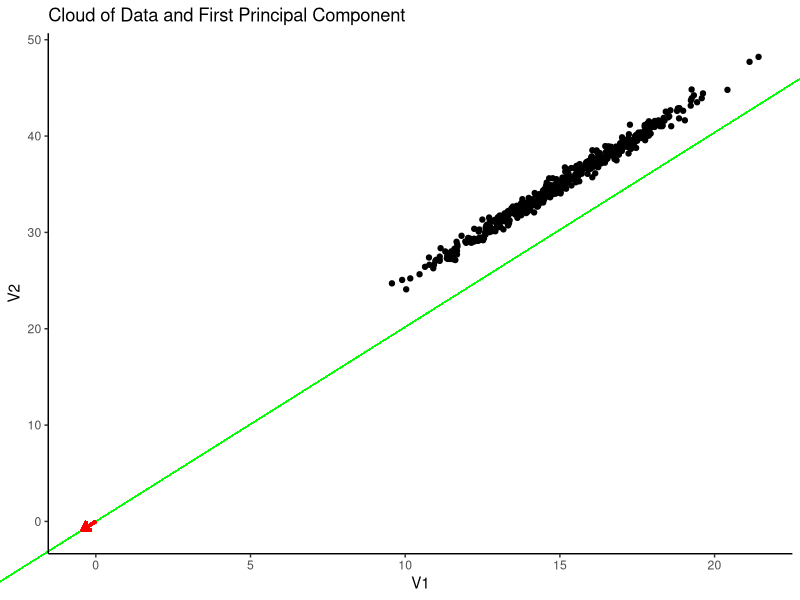
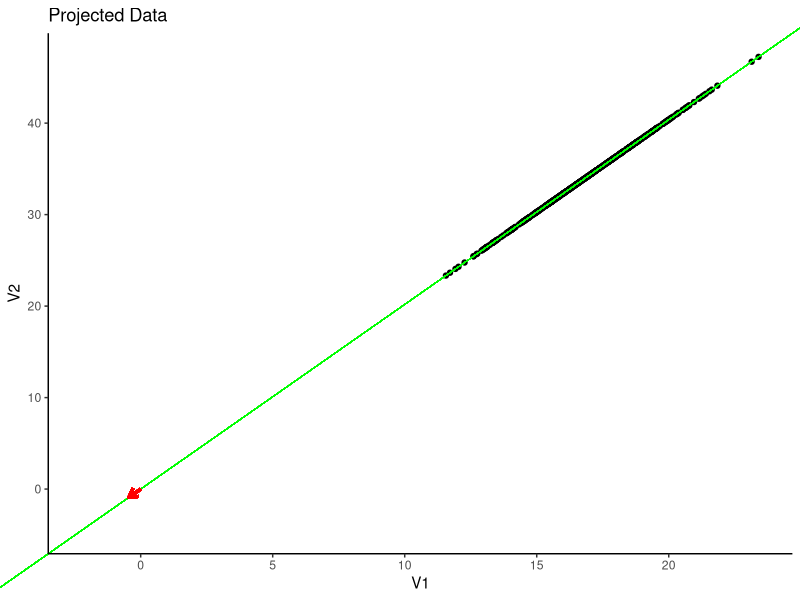
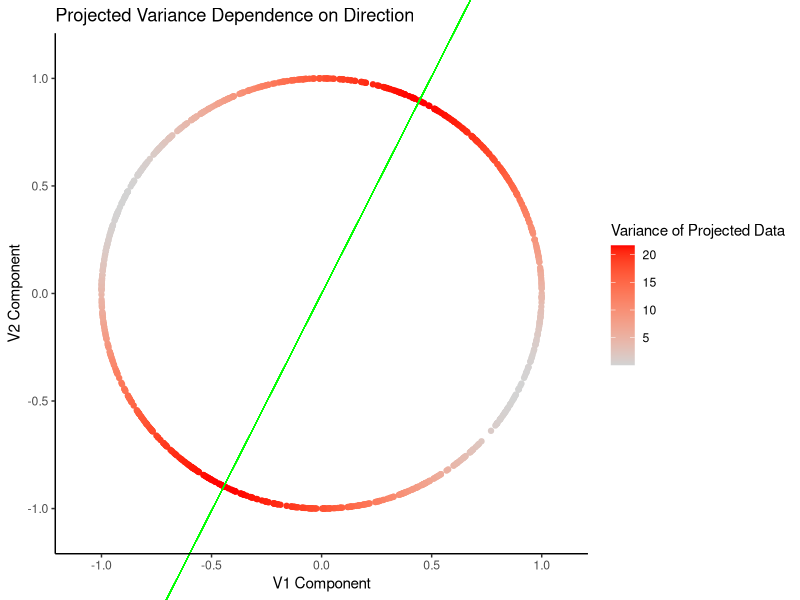
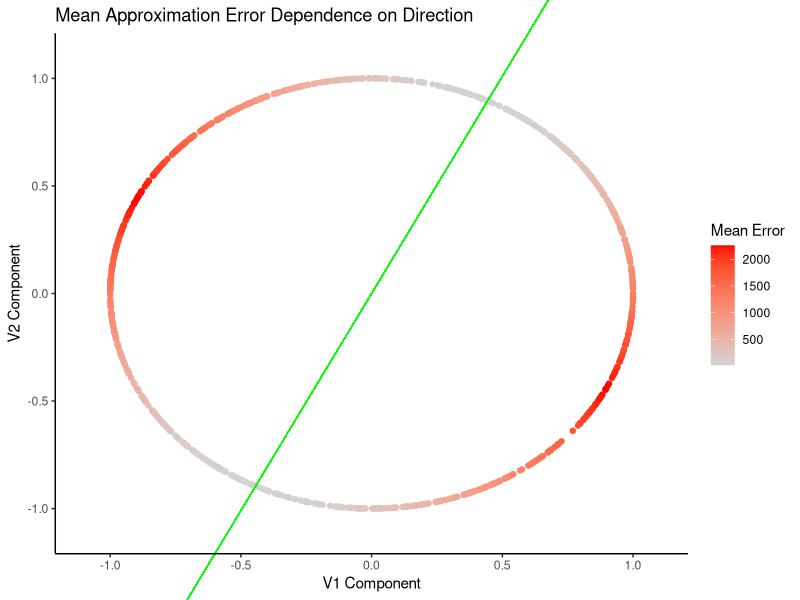

Write the R code that produced these figures, in order.
# Required Packages
require(ggplot2)

# Generate data
N <- 500
V1 <- rnorm(N, mean = 15, sd = 2)
V2 <- 5 + rnorm(N, 2*V1, sd = 0.5)

# Format as a matrix
mat <- rbind(V1, V2)

# Distance matrix(thing we want to approximate)
dist_mat <- dist(t(mat))

# An orthogonal projection is the closest point on a line to a datapoint
# When both the line and datapoint are represented as vectors, the formula is:
# projected_point_vec = sum(point_vec * line_vec) / sum(line_vec * line_vec) * line_vec
# We then ask where along the line is the projected point,
# This is essentially "how many line_vec's go into projected_point_vec"
# Which is projected_point_vec / line_vec, and we are left with:
# projected_point = sum(point_vec * line_vec) / sum(line_vec * line_vec)
orthogonal_projection <- function(set_of_vecs, vec) {
  return( colSums(set_of_vecs * vec) )
}

# We will generate many random vectors to approximate the first PC
iters <- sapply(1:1e3, function(i) {
  # Generate random vector
  vec <- rnorm(2)
  vec <- vec / sum(vec^2)^0.5
  
  proj <- orthogonal_projection(mat, vec)
  
  # Calculate variance of data projected onto data
  proj_var <- var(proj)
  proj_mdist <- sum( (dist_mat - dist(proj))^2 )^0.5
  
  return(c(vec, proj_var, proj_mdist))
})

firstPC <- iters[1:2, which.max(iters[3,])]

# Plot data ----
plot_data <- data.frame(V1, V2)

plot <- ggplot(data = plot_data,
               mapping = aes(x = V1, y = V2)) + 
  ggtitle("Cloud of Data and First Principal Component") +
  coord_cartesian(xlim = c(min(0, firstPC[1], plot_data$V1), max(0, firstPC[1], plot_data$V1)),
                  ylim = c(min(0, firstPC[2], plot_data$V2), max(0, firstPC[2], plot_data$V2)),
                  clip = "off") +
  geom_point() +
  theme_bw() + 
  theme(panel.border = element_blank(), 
        panel.grid.major = element_blank(),
        panel.grid.minor = element_blank(), 
        axis.line = element_line(colour = "black"))

# Plot first principal component
plot <- plot + geom_segment(aes(x = -firstPC[1]*1e3, y = -firstPC[2]*1e3, 
                                xend = firstPC[1]*1e3, yend = firstPC[2]*1e3),
                            colour = "green", lwd = 0.25)

plot <- plot + geom_segment(aes(x = 0, y = 0, 
                                xend = firstPC[1], yend = firstPC[2]),
                            arrow = arrow(length = unit(0.25, "cm")),
                            colour = "red", lwd = 1)

print(plot)



# Plot projected data ----
plot_data <- data.frame(outer(orthogonal_projection(mat, firstPC), firstPC))
colnames(plot_data) <- c("V1", "V2")

plot <- ggplot(data = plot_data,
               mapping = aes(x = V1, y = V2)) + 
  ggtitle("Projected Data") +
  coord_cartesian(xlim = c(min(0, firstPC[1]*5, plot_data$V1), max(0, firstPC[1]*5, plot_data$V1)),
                  ylim = c(min(0, firstPC[2]*5, plot_data$V2), max(0, firstPC[2]*5, plot_data$V2)),
                  clip = "off") +
  geom_point() +
  theme_bw() + 
  theme(panel.border = element_blank(), 
        panel.grid.major = element_blank(),
        panel.grid.minor = element_blank(), 
        axis.line = element_line(colour = "black"))

# Plot first principal component
plot <- plot + geom_segment(aes(x = -firstPC[1]*1e3, y = -firstPC[2]*1e3, 
                                xend = firstPC[1]*1e3, yend = firstPC[2]*1e3),
                            colour = "green", lwd = 0.25)

plot <- plot + geom_segment(aes(x = 0, y = 0, 
                                xend = firstPC[1], yend = firstPC[2]),
                            arrow = arrow(length = unit(0.25, "cm")),
                            colour = "red", lwd = 1)

print(plot)

# Colour gradient function
myColorRamp <- function(colors, values) {
  v <- (values - min(values))/diff(range(values))
  x <- colorRamp(colors)(v)
  rgb(x[,1], x[,2], x[,3], maxColorValue = 255)
}

# Plot parameter space(for projected variance and mean error) ----
plot_data <- data.frame(V1 = iters[1,], V2 = iters[2,],
                        proj_var = iters[3,], mean_err = iters[4,])

plot <- ggplot(data = plot_data,
               mapping = aes(x = V1, y = V2, col = proj_var)) + 
  ggtitle("Projected Variance Dependence on Direction") +
  xlab("V1 Component") + ylab("V2 Component") +
  coord_cartesian(xlim = c(-1.1, 1.1),
                  ylim = c(-1.1, 1.1),
                  clip = "off") +
  scale_colour_gradient(low = "lightgrey", high = "red", name = "Variance of Projected Data") +
  geom_point() + 
  theme_bw() + 
  theme(panel.border = element_blank(), 
        panel.grid.major = element_blank(),
        panel.grid.minor = element_blank(), 
        axis.line = element_line(colour = "black"))

plot <- plot + geom_segment(aes(x = -firstPC[1]*1e3, y = -firstPC[2]*1e3, 
                                xend = firstPC[1]*1e3, yend = firstPC[2]*1e3),
                            colour = "green", lwd = 0.25)

plot2 <- ggplot(data = plot_data,
               mapping = aes(x = V1, y = V2, col = mean_err)) + 
  ggtitle("Mean Approximation Error Dependence on Direction") +
  xlab("V1 Component") + ylab("V2 Component") +
  coord_cartesian(xlim = c(-1.1, 1.1),
                  ylim = c(-1.1, 1.1),
                  clip = "off") +
  scale_colour_gradient(low = "lightgrey", high = "red", name = "Mean Error") +
  geom_point() + 
  theme_bw() + 
  theme(panel.border = element_blank(), 
        panel.grid.major = element_blank(),
        panel.grid.minor = element_blank(), 
        axis.line = element_line(colour = "black"))

plot2 <- plot2 + geom_segment(aes(x = -firstPC[1]*1e3, y = -firstPC[2]*1e3, 
                                 xend = firstPC[1]*1e3, yend = firstPC[2]*1e3),
                             colour = "green", lwd = 0.25)

print(plot)
print(plot2)


# Gradient method ----

# Add Another Variable
V3 <- 10 + rnorm(N, V1 + V2, sd = 0.2)

# Format as a matrix
mat <- rbind(V1, V2, V3)

# Distance matrix(thing we want to approximate)
dist_mat <- dist(t(mat))


gradient_eval <- function(set_of_vecs, cur_vec, e = 1e-5) {
  dim <- length(cur_vec)
  
  gradient <- sapply(1:dim, function(i) {
    h_vec <- cur_vec
    h_vec[i] <- h_vec[i] + e
    
    fd <- ( var(orthogonal_projection(set_of_vecs, h_vec)) - var(orthogonal_projection(set_of_vecs, cur_vec)) ) / e
    
    return(fd)
  })
  
  return(gradient)
}

cur_vec <- rnorm(3)
cur_vec <- cur_vec / sum(cur_vec^2)^0.5

for (i in 1:1e3) {
  prop_vec <- cur_vec + gradient_eval(mat, cur_vec, 1e-6)
  prop_vec <- prop_vec / sum(prop_vec^2)^0.5
  
  if ( sum((prop_vec - cur_vec)^2)^0.5 < 1e-6 ) {
    break
  }
  
  cur_vec <- prop_vec
  
}

grad_firstPC <- cur_vec



